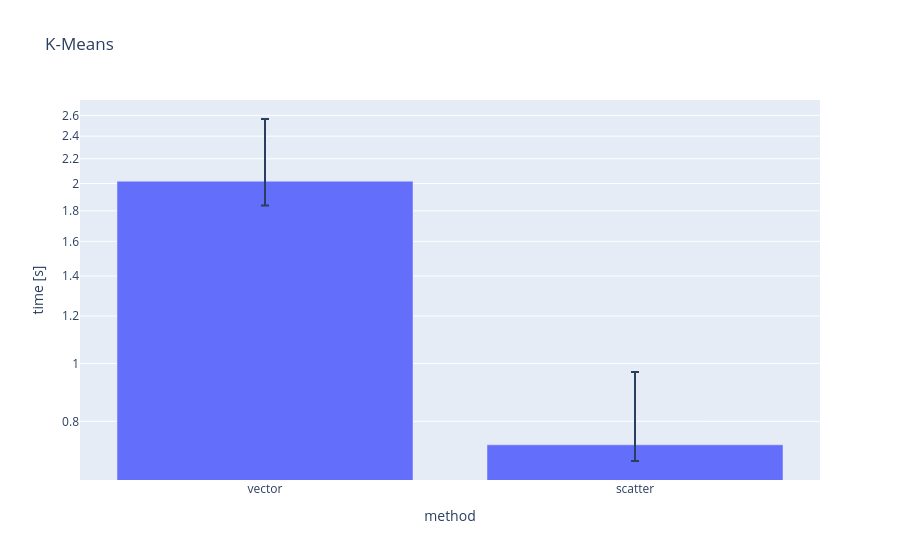

Source (notebook cell):
### Markdown cell above
---

### Speed Test

Once again, we will check the speed of our implementation. The speedup should be about ~2 times for $K = 25$ Clusters, but the advantage will grow with the number of Clusters.

### Code cell
tests.benchmark_kmeans_scatter().show()

### Figure 1 — Plotly figure (JSON) as saved in the notebook; plotly's stock layout.template omitted (floating-point values rounded to 4 significant figures)
{"data": [{"error_y": {"array": [0.5464, 0.2369], "arrayminus": [0.1804, 0.04425]}, "hovertemplate": "x=%{x}<br>y=%{y}<extra></extra>", "legendgroup": "", "marker": {"color": "#636efa", "pattern": {"shape": ""}}, "name": "", "orientation": "v", "showlegend": false, "textposition": "auto", "type": "bar", "x": ["vector", "scatter"], "xaxis": "x", "y": [2.018, 0.7308], "yaxis": "y"}], "layout": {"barmode": "relative", "legend": {"tracegroupgap": 0}, "title": {"text": "K-Means"}, "xaxis": {"anchor": "y", "domain": [0, 1], "title": {"text": "method"}}, "yaxis": {"anchor": "x", "domain": [0, 1], "title": {"text": "time [s]"}, "type": "log"}}}
